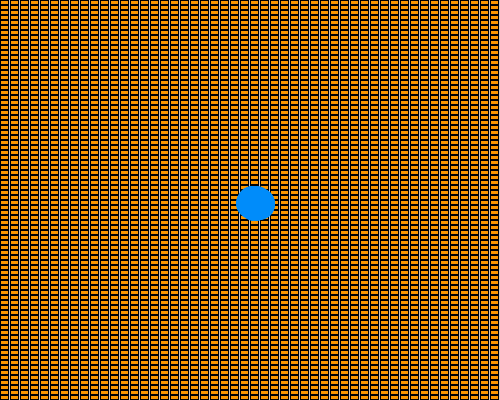
Frame 1 (no input)
Frame 60 (the mouse pressed at the canvas centre just before this capture): blank canvas, image omitted
Frame 120 (the mouse held since frame 60 and released just before this capture): blank canvas, image omitted

The Processing sketch that drew this single still picture (run headless with seeded random() and noise(); from frame 60 on, the mouse is pressed at the canvas centre):

// Processing sketch: processing_97619
// ── processing_97619.pde

//Nil Pastor Seminari 4
int sz = 30;
int numBoles = 10;

//Primer fem la matriu per a determinar la posició i la velocitat de les boles
//amb les components X,Y de posició
float[] posX = new float[numBoles];

float[] posY = new float[numBoles];
//i les components X,Y de velocitat
float[] velX = new float[numBoles];

float[] velY = new float[numBoles];

/* A continuació en el setup determinem la mida de la pantalla i els valors 
inicials per a posicio i velocitat en els eixos X,Y*/
void setup(){

  size(500,400);
  
  for(int i = 0; i<numBoles; i++){
    posX[i] = width/2;
    posY[i] = height/2;
    velX[i] = random(1,10);
    velY[i] = random(1,10);
  }
}

/* En el draw iniciem amb els bucles la construcció d'un mosaic fons de
de pantalla*/
void draw(){
  for(int x=0; x<width;x+=10){
  for(int y=0; y<height;y+=5){
  fill(250,150,0);
  rect(x,y,8,4);
}
}
 
/* Tot seguit iniciem un bucle que ompli els valors de la matriu inicial
i que per tant determina la posició i velocitat de les Boles*/
  for(int i = 0; i<numBoles; i++){
// la posicio incrementa amb la suma de la velocitat
    posX[i] += velX[i];
    posY[i] += velY[i];

/* en funció de la posició a la pantalla invertim la velocitat per a efectuar
el rebot*/
    if((posX[i]<0)||(posX[i]>width)){
      velX[i] = -velX[i];
    } 
    
    if((posY[i]<0)||(posY[i]>height)){
      velY[i] = -velY[i];
    } 
  
// Finalment dibuixem l'elipse
   fill(0,140,250);
   stroke(0,140,250);
   
   ellipse(posX[i],posY[i],sz,sz);
  }

}
